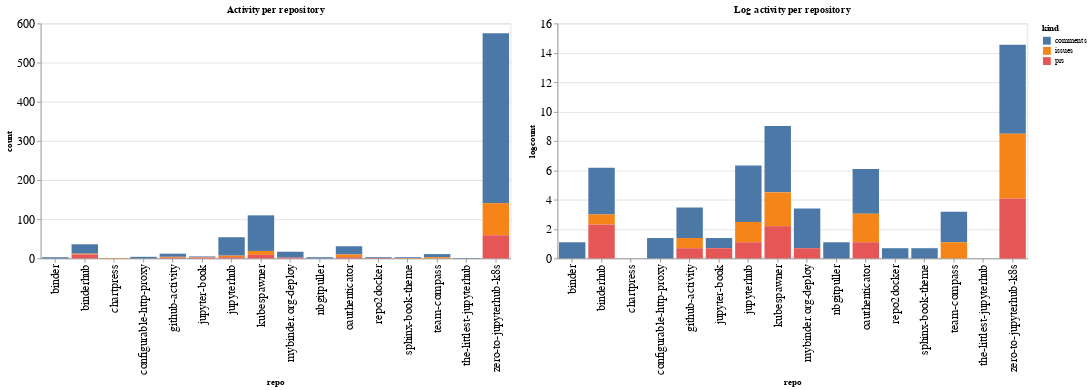

This figure's notebook cell:
### Code cell
ch1 = alt.Chart(repo_summaries, width=600, title="Activity per repository").mark_bar().encode(
    x='repo',
    y='count',
    color='kind',
    tooltip="kind"
)

ch2 = alt.Chart(repo_summaries, width=600, title="Log activity per repository").mark_bar().encode(
    x='repo',
    y='logcount',
    color='kind',
    tooltip="kind"
)

ch1 | ch2

### Figure 1 — Vega-Lite specification as saved in the notebook (floating-point values rounded to 4 significant figures)
{"config": {"axisLeft": {"labelFontSize": 15}, "axisBottom": {"labelFontSize": 15}}, "hconcat": [{"mark": "bar", "encoding": {"color": {"type": "nominal", "field": "kind"}, "tooltip": {"type": "nominal", "field": "kind"}, "x": {"type": "nominal", "field": "repo"}, "y": {"type": "quantitative", "field": "count"}}, "title": "Activity per repository", "width": 600}, {"mark": "bar", "encoding": {"color": {"type": "nominal", "field": "kind"}, "tooltip": {"type": "nominal", "field": "kind"}, "x": {"type": "nominal", "field": "repo"}, "y": {"type": "quantitative", "field": "logcount"}}, "title": "Log activity per repository", "width": 600}], "data": {"name": "data-16d166a772a41ab414ada33996786d69"}, "$schema": "https://vega.github.io/schema/vega-lite/v4.8.1.json", "datasets": {"data-16d166a772a41ab414ada33996786d69": [{"repo": "binder", "kind": "comments", "count": 3, "logcount": 1.099}, {"repo": "binderhub", "kind": "comments", "count": 24, "logcount": 3.178}, {"repo": "binderhub", "kind": "issues", "count": 2, "logcount": 0.6931}, {"repo": "binderhub", "kind": "prs", "count": 10, "logcount": 2.303}, {"repo": "chartpress", "kind": "issues", "count": 1, "logcount": 0.0}, {"repo": "configurable-http-proxy", "kind": "comments", "count": 4, "logcount": 1.386}, {"repo": "github-activity", "kind": "comments", "count": 8, "logcount": 2.079}, {"repo": "github-activity", "kind": "issues", "count": 2, "logcount": 0.6931}, {"repo": "github-activity", "kind": "prs", "count": 2, "logcount": 0.6931}, {"repo": "jupyter-book", "kind": "comments", "count": 2, "logcount": 0.6931}, {"repo": "jupyter-book", "kind": "issues", "count": 1, "logcount": 0.0}, {"repo": "jupyter-book", "kind": "prs", "count": 2, "logcount": 0.6931}, {"repo": "jupyterhub", "kind": "comments", "count": 47, "logcount": 3.85}, {"repo": "jupyterhub", "kind": "issues", "count": 4, "logcount": 1.386}, {"repo": "jupyterhub", "kind": "prs", "count": 3, "logcount": 1.099}, {"repo": "kubespawner", "kind": "comments", "count": 91, "logcount": 4.511}, {"repo": "kubespawner", "kind": "issues", "count": 10, "logcount": 2.303}, {"repo": "kubespawner", "kind": "prs", "count": 9, "logcount": 2.197}, {"repo": "mybinder.org-deploy", "kind": "comments", "count": 15, "logcount": 2.708}, {"repo": "mybinder.org-deploy", "kind": "prs", "count": 2, "logcount": 0.6931}, {"repo": "nbgitpuller", "kind": "comments", "count": 3, "logcount": 1.099}, {"repo": "oauthenticator", "kind": "comments", "count": 21, "logcount": 3.045}, {"repo": "oauthenticator", "kind": "issues", "count": 7, "logcount": 1.946}, {"repo": "oauthenticator", "kind": "prs", "count": 3, "logcount": 1.099}, {"repo": "repo2docker", "kind": "comments", "count": 2, "logcount": 0.6931}, {"repo": "repo2docker", "kind": "prs", "count": 1, "logcount": 0.0}, {"repo": "sphinx-book-theme", "kind": "comments", "count": 2, "logcount": 0.6931}, {"repo": "sphinx-book-theme", "kind": "issues", "count": 1, "logcount": 0.0}, {"repo": "team-compass", "kind": "comments", "count": 8, "logcount": 2.079}, {"repo": "team-compass", "kind": "issues", "count": 3, "logcount": 1.099}, {"repo": "the-littlest-jupyterhub", "kind": "comments", "count": 1, "logcount": 0.0}, {"repo": "zero-to-jupyterhub-k8s", "kind": "comments", "count": 434, "logcount": 6.073}, {"repo": "zero-to-jupyterhub-k8s", "kind": "issues", "count": 82, "logcount": 4.407}, {"repo": "zero-to-jupyterhub-k8s", "kind": "prs", "count": 59, "logcount": 4.078}]}}
